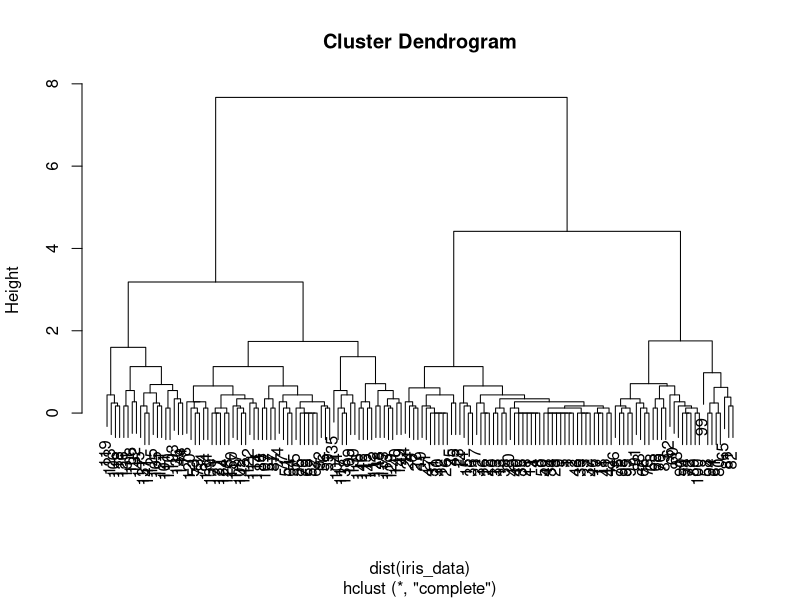
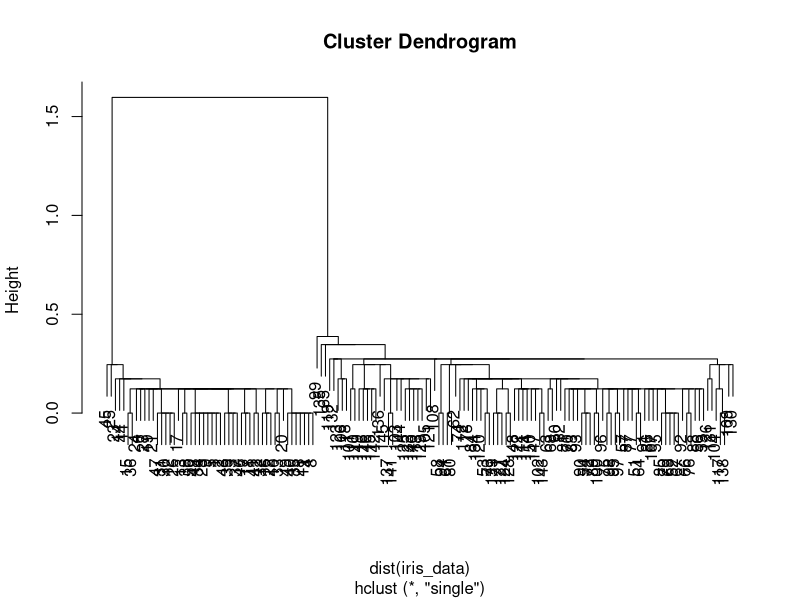
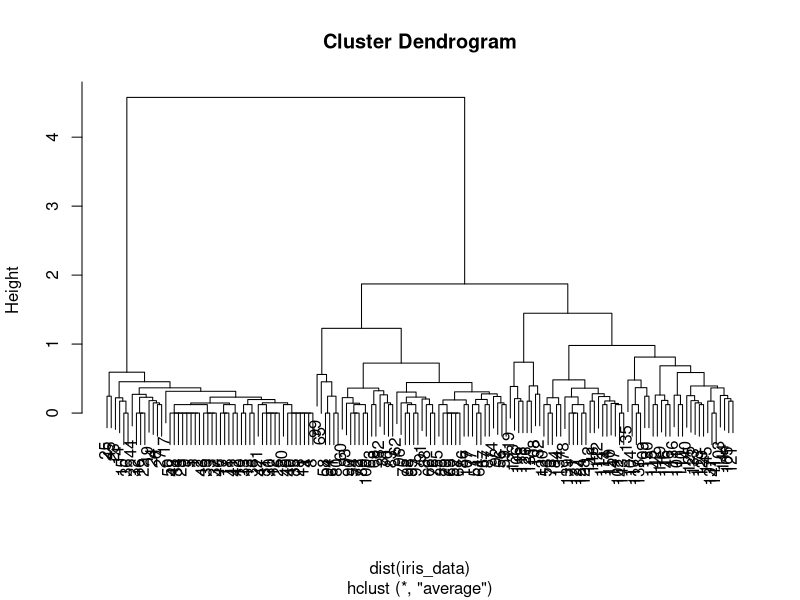
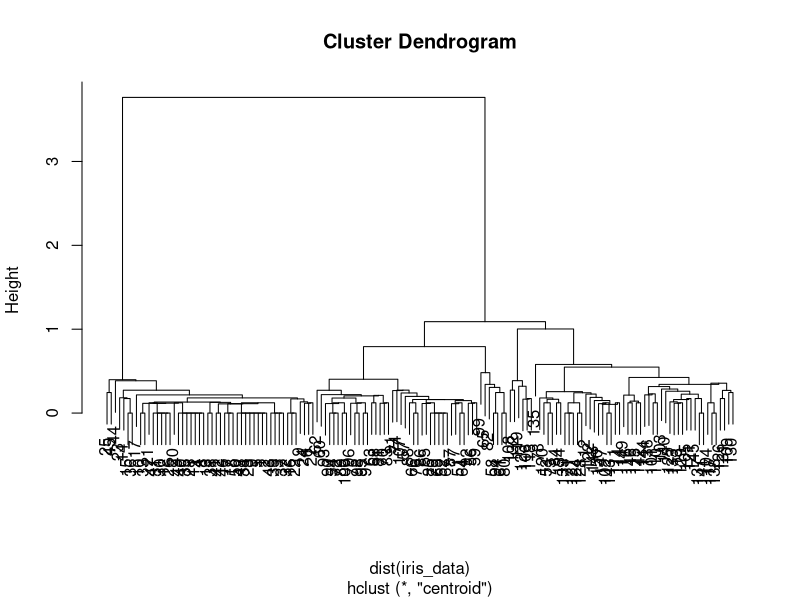

Reproduce these figures in R, in order.
iris_data<-iris[,3:5]
h.clus<-hclust(dist(iris_data),method='complete')
plot(h.clus)
clusterCut <- cutree(h.clus, 3)
table(clusterCut, iris_data$Species)
h.clus<-hclust(dist(iris_data),method='single')
plot(h.clus)
clusterCut <- cutree(h.clus, 3)
table(clusterCut, iris_data$Species)
h.clus<-hclust(dist(iris_data),method='average')
plot(h.clus)
clusterCut <- cutree(h.clus, 3)
table(clusterCut, iris_data$Species)
h.clus<-hclust(dist(iris_data),method='centroid')
plot(h.clus)
clusterCut <- cutree(h.clus, 3)
table(clusterCut, iris_data$Species)